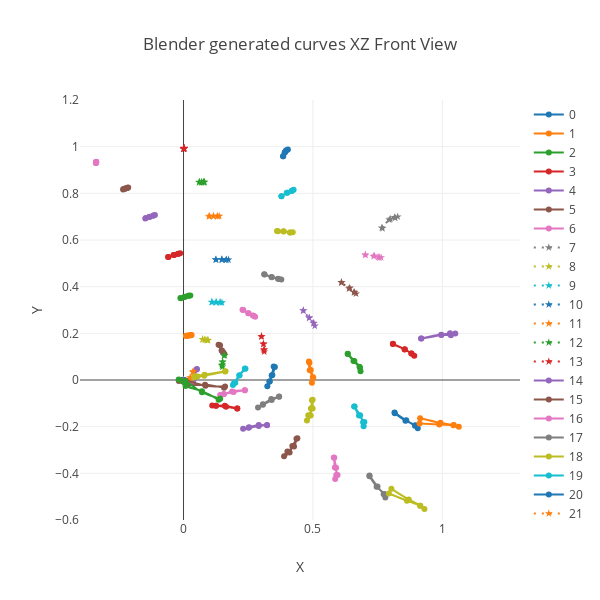

The code cell stored with this chart in its notebook:
### Code cell
nx = np.concatenate((nc[0], nc[1], nc[2], nc[3], nc[4], nc[5], nc[6]))
gx = gy.FormatNetworkToGraphColumns(nx, xOffset=0, yOffset=14, colPoints=7)

layout = go.Layout(
    title = 'Initial Curves',
    height = 600,
    width = 600,
    hovermode= 'closest',
    xaxis= dict(
        title= 'X',
        range = [-.4,1.3],
    ),
    yaxis=dict(
        title= 'Y',
        range = [-.6,1.2],
    )
)
layout.title = 'Blender generated curves XZ Front View'
f = gy.graphCurves(gx, layout, dashRange=range(7,14))
f = gy.graphCurves(gx, layout, dashRange=gy.rangeList([range(7,14),range(21,28)]))
offline.iplot(f)

### Figure 1 — Plotly figure (JSON) as saved in the notebook; plotly's stock layout.template omitted (floating-point values rounded to 4 significant figures)
{"data": [{"line": {"shape": "spline"}, "name": "0", "type": "scatter", "uid": "223f3449-b989-4c31-9376-c161b6156b25", "x": [-1.919e-08, 5.959e-05, 2.132e-06, 9.772e-06, 8.668e-06, 3.496e-05, 1.068e-09], "y": [4.778e-08, 7.342e-05, 2.779e-05, 3.187e-05, 4.368e-05, 4.538e-05, 1.58e-09]}, {"line": {"shape": "spline"}, "name": "1", "type": "scatter", "uid": "bde9d7b0-dda0-42b7-ad9d-ff497621c641", "x": [0.0094, 0.01802, 0.02683, 0.03121, 0.02764, 0.01925, 0.01017], "y": [0.1895, 0.1907, 0.1921, 0.1929, 0.1915, 0.1905, 0.1883]}, {"line": {"shape": "spline"}, "name": "2", "type": "scatter", "uid": "85e48d56-46e8-4e88-8ec0-3528a4bbbdc4", "x": [-0.01195, 0.005312, 0.01846, 0.02624, 0.01968, 0.003758, -0.01041], "y": [0.3513, 0.3572, 0.3613, 0.3624, 0.3609, 0.3557, 0.3506]}, {"line": {"shape": "spline"}, "name": "3", "type": "scatter", "uid": "cbbcf643-8ce2-4817-a887-be315a3a7403", "x": [-0.05974, -0.03614, -0.0215, -0.01318, -0.0211, -0.03841, -0.05803], "y": [0.5271, 0.5353, 0.5399, 0.5436, 0.5413, 0.5357, 0.5276]}, {"line": {"shape": "spline"}, "name": "4", "type": "scatter", "uid": "4ba5b7e2-78cb-4614-ac04-af8abde645c7", "x": [-0.1477, -0.1316, -0.1175, -0.1106, -0.1169, -0.1316, -0.1457], "y": [0.6922, 0.6991, 0.7043, 0.707, 0.705, 0.6999, 0.6944]}, {"line": {"shape": "spline"}, "name": "5", "type": "scatter", "uid": "7d740cf5-090b-4390-aa0b-537f5be5ee00", "x": [-0.2334, -0.2252, -0.2176, -0.2139, -0.2164, -0.2234, -0.2318], "y": [0.8169, 0.8198, 0.8227, 0.8249, 0.8241, 0.8213, 0.8186]}, {"line": {"shape": "spline"}, "name": "6", "type": "scatter", "uid": "05bbfc97-afd3-40b6-9684-aac88ca5c575", "x": [-0.3385, -0.338, -0.3375, -0.3373, -0.3376, -0.338, -0.3385], "y": [0.9305, 0.9324, 0.9341, 0.9352, 0.9341, 0.9324, 0.9305]}, {"line": {"dash": "2px,6px", "shape": "spline"}, "marker": {"symbol": "star"}, "name": "7", "type": "scatter", "uid": "7302cd3c-74f5-4824-b809-f1766c9f9920", "x": [-1.328e-09, 8.11e-05, 1.151e-05, 2.008e-05, 2.308e-05, 4.837e-05, 1.18e-09], "y": [5.14e-08, 4.861e-05, 2.538e-05, 2.661e-05, 3.808e-05, 3.069e-05, 1.184e-09]}, {"line": {"dash": "2px,6px", "shape": "spline"}, "marker": {"symbol": "star"}, "name": "8", "type": "scatter", "uid": "269d40a3-b080-4317-9efa-45d60a4a1ddf", "x": [0.07364, 0.08216, 0.09092, 0.0953, 0.09148, 0.08324, 0.07396], "y": [0.1749, 0.173, 0.1714, 0.1706, 0.1705, 0.1724, 0.1734]}, {"line": {"dash": "2px,6px", "shape": "spline"}, "marker": {"symbol": "star"}, "name": "9", "type": "scatter", "uid": "6557f9e3-b865-405f-b435-d77ce1186282", "x": [0.1089, 0.1272, 0.1409, 0.1486, 0.1419, 0.1252, 0.1101], "y": [0.3342, 0.3339, 0.3332, 0.3316, 0.3324, 0.3329, 0.333]}, {"line": {"dash": "2px,6px", "shape": "spline"}, "marker": {"symbol": "star"}, "name": "10", "type": "scatter", "uid": "53263670-5622-4174-addc-98896577ebc5", "x": [0.1242, 0.1491, 0.1644, 0.1735, 0.1653, 0.1471, 0.1259], "y": [0.5158, 0.5154, 0.5147, 0.5153, 0.5159, 0.5165, 0.5157]}, {"line": {"dash": "2px,6px", "shape": "spline"}, "marker": {"symbol": "star"}, "name": "11", "type": "scatter", "uid": "2d468529-e889-4da5-875b-2cb2da16abcc", "x": [0.09793, 0.1155, 0.1304, 0.1379, 0.1313, 0.1157, 0.1006], "y": [0.701, 0.7019, 0.702, 0.7022, 0.7025, 0.7027, 0.7024]}, {"line": {"dash": "2px,6px", "shape": "spline"}, "marker": {"symbol": "star"}, "name": "12", "type": "scatter", "uid": "fd5c2069-9a5e-41ae-bf31-95a3415d2fcb", "x": [0.06006, 0.06879, 0.07689, 0.08118, 0.0785, 0.07091, 0.06215], "y": [0.8475, 0.8473, 0.8475, 0.8483, 0.8484, 0.8482, 0.8485]}, {"line": {"dash": "2px,6px", "shape": "spline"}, "marker": {"symbol": "star"}, "name": "13", "type": "scatter", "uid": "e9c5365b-0810-4200-83b1-04e988b0d5d5", "x": [0.000153, 0.001305, 0.002337, 0.002922, 0.002261, 0.001256, 0.0001344], "y": [0.9901, 0.9917, 0.9932, 0.9942, 0.9932, 0.9918, 0.9902]}, {"line": {"shape": "spline"}, "name": "14", "type": "scatter", "uid": "33b2da5c-13be-4130-b8c4-a63645d8dd1c", "x": [0.05168, 0.03954, 0.03578, 0.03555, 0.03554, 0.03947, 0.05086], "y": [0.047, 0.004594, -0.01202, -0.01211, -0.01265, 0.004559, 0.04521]}, {"line": {"shape": "spline"}, "name": "15", "type": "scatter", "uid": "af661c0c-4966-4def-bd64-1cc1b73b3697", "x": [0.141, 0.1471, 0.1527, 0.158, 0.1534, 0.1481, 0.1354], "y": [0.1486, 0.1268, 0.118, 0.1115, 0.1177, 0.1262, 0.1508]}, {"line": {"shape": "spline"}, "name": "16", "type": "scatter", "uid": "c07c70d5-0ffe-4e1e-a4cf-3d0f63b3a7ce", "x": [0.2308, 0.2515, 0.2709, 0.2765, 0.2676, 0.25, 0.2278], "y": [0.3004, 0.286, 0.275, 0.2711, 0.2763, 0.2862, 0.3011]}, {"line": {"shape": "spline"}, "name": "17", "type": "scatter", "uid": "015a2597-5ec3-44d8-823c-3fe9ec2fa189", "x": [0.3131, 0.3398, 0.3648, 0.3779, 0.3679, 0.3411, 0.3117], "y": [0.4517, 0.4412, 0.4341, 0.4307, 0.4328, 0.4404, 0.4533]}, {"line": {"shape": "spline"}, "name": "18", "type": "scatter", "uid": "70cab71b-4f57-4893-ac6f-dad7813216f1", "x": [0.3649, 0.3869, 0.4126, 0.4219, 0.4107, 0.3863, 0.361], "y": [0.6378, 0.637, 0.632, 0.6329, 0.6326, 0.6362, 0.6387]}, {"line": {"shape": "spline"}, "name": "19", "type": "scatter", "uid": "4ee1531a-e15e-4102-8716-a5ab6e47b7ca", "x": [0.3783, 0.4013, 0.4182, 0.4253, 0.4184, 0.3991, 0.3785], "y": [0.788, 0.8022, 0.8105, 0.8156, 0.8115, 0.8026, 0.7875]}, {"line": {"shape": "spline"}, "name": "20", "type": "scatter", "uid": "19ca7bc6-afc7-4003-84a8-00404ed287b1", "x": [0.3849, 0.3911, 0.3964, 0.4032, 0.3966, 0.3911, 0.3845], "y": [0.9591, 0.9749, 0.9838, 0.9875, 0.9835, 0.9753, 0.9589]}, {"line": {"dash": "2px,6px", "shape": "spline"}, "marker": {"symbol": "star"}, "name": "21", "type": "scatter", "uid": "15e45d3c-9657-437b-97bb-440d139074ec", "x": [0.03571, 0.02831, 0.02584, 0.02726, 0.0246, 0.02504, 0.03775], "y": [0.03405, 0.01019, 0.002233, -0.002338, 6.289e-05, 0.009448, 0.03704]}, {"line": {"dash": "2px,6px", "shape": "spline"}, "marker": {"symbol": "star"}, "name": "22", "type": "scatter", "uid": "8e069b45-6dc0-44fe-9c55-02a4c7043154", "x": [0.1589, 0.1509, 0.1499, 0.1501, 0.1482, 0.1509, 0.1565], "y": [0.1062, 0.07704, 0.06528, 0.05627, 0.06274, 0.07836, 0.1051]}, {"line": {"dash": "2px,6px", "shape": "spline"}, "marker": {"symbol": "star"}, "name": "23", "type": "scatter", "uid": "94c9be91-5c2e-4e9a-8126-7a46615d421d", "x": [0.3014, 0.3089, 0.3107, 0.3115, 0.3112, 0.309, 0.301], "y": [0.1877, 0.1536, 0.1288, 0.1212, 0.1305, 0.1548, 0.1855]}, {"line": {"dash": "2px,6px", "shape": "spline"}, "marker": {"symbol": "star"}, "name": "24", "type": "scatter", "uid": "9a2ed2c4-873b-4599-8a93-c6357cfb947a", "x": [0.4633, 0.4853, 0.5036, 0.5071, 0.5023, 0.4858, 0.4623], "y": [0.2976, 0.2671, 0.2438, 0.2318, 0.2432, 0.2656, 0.2974]}, {"line": {"dash": "2px,6px", "shape": "spline"}, "marker": {"symbol": "star"}, "name": "25", "type": "scatter", "uid": "66ef851f-7308-4c5d-a64f-799e37b37312", "x": [0.6105, 0.6425, 0.6584, 0.6664, 0.6606, 0.6394, 0.6098], "y": [0.4173, 0.3946, 0.3767, 0.3699, 0.3753, 0.3918, 0.4187]}, {"line": {"dash": "2px,6px", "shape": "spline"}, "marker": {"symbol": "star"}, "name": "26", "type": "scatter", "uid": "4cadcd5f-5a84-497f-b4ab-b97b890ee1d6", "x": [0.7023, 0.7378, 0.7525, 0.7633, 0.7566, 0.7342, 0.7024], "y": [0.5351, 0.532, 0.5268, 0.525, 0.5247, 0.5303, 0.537]}, {"line": {"dash": "2px,6px", "shape": "spline"}, "marker": {"symbol": "star"}, "name": "27", "type": "scatter", "uid": "1dceb010-8314-472e-a997-1f76ffcfb027", "x": [0.7688, 0.7948, 0.8179, 0.8275, 0.8151, 0.7987, 0.766], "y": [0.6501, 0.6868, 0.6949, 0.6999, 0.6969, 0.6897, 0.6527]}, {"line": {"shape": "spline"}, "name": "28", "type": "scatter", "uid": "76ae5179-3dd2-47f7-af0e-305ed44de781", "x": [0.1624, 0.08125, 0.04442, 0.04097, 0.05361, 0.08011, 0.1601], "y": [0.038, 0.02259, 0.01609, 0.01064, 0.01456, 0.01859, 0.03634]}, {"line": {"shape": "spline"}, "name": "29", "type": "scatter", "uid": "d06a1741-6b49-4206-b9f1-98516499ade9", "x": [0.2393, 0.2158, 0.1952, 0.1909, 0.2, 0.2159, 0.2369], "y": [0.04787, 0.01959, -0.01314, -0.02157, -0.01134, 0.02016, 0.04958]}, {"line": {"shape": "spline"}, "name": "30", "type": "scatter", "uid": "e69f0cab-c712-4920-b742-7a5dfa010107", "x": [0.3483, 0.3405, 0.3332, 0.3238, 0.3319, 0.3432, 0.353], "y": [0.05793, 0.01935, -0.006247, -0.02711, -0.006526, 0.0212, 0.05572]}, {"line": {"shape": "spline"}, "name": "31", "type": "scatter", "uid": "70c06107-e1df-4b90-a648-c08f043edbb2", "x": [0.4844, 0.4876, 0.5011, 0.496, 0.4994, 0.4919, 0.4864], "y": [0.07972, 0.04199, 0.00935, -0.0118, 0.01277, 0.04314, 0.07422]}, {"line": {"shape": "spline"}, "name": "32", "type": "scatter", "uid": "20fcb7ba-803d-4933-b143-c67ac74a3feb", "x": [0.6346, 0.6567, 0.6818, 0.6839, 0.68, 0.6599, 0.6344], "y": [0.1124, 0.08154, 0.05261, 0.03752, 0.05674, 0.08157, 0.1111]}, {"line": {"shape": "spline"}, "name": "33", "type": "scatter", "uid": "65827ce1-1dfc-4f47-a347-7b81d04ec9f5", "x": [0.8092, 0.8551, 0.8802, 0.8915, 0.8808, 0.854, 0.8087], "y": [0.1551, 0.1314, 0.1138, 0.1036, 0.1134, 0.1311, 0.1538]}, {"line": {"shape": "spline"}, "name": "34", "type": "scatter", "uid": "79a86b4e-9d69-4685-af47-c8cdaebe912f", "x": [0.9175, 0.9961, 1.03, 1.05, 1.033, 0.9956, 0.9192], "y": [0.1776, 0.1927, 0.2007, 0.1993, 0.1916, 0.1942, 0.1781]}, {"line": {"shape": "spline"}, "name": "35", "type": "scatter", "uid": "622536b3-4263-4c65-83cd-84d6a34a8f77", "x": [0.1566, 0.08314, 0.01606, -0.01826, 0.007939, 0.08495, 0.1605], "y": [-0.03338, -0.02055, -0.021, -0.004459, -0.002029, -0.02477, -0.02735]}, {"line": {"shape": "spline"}, "name": "36", "type": "scatter", "uid": "79898bc6-ded2-4812-befd-bb46b90a6124", "x": [0.2373, 0.1878, 0.1561, 0.1416, 0.1547, 0.1935, 0.2365], "y": [-0.0441, -0.04934, -0.06009, -0.06437, -0.06114, -0.05137, -0.04423]}, {"line": {"shape": "spline"}, "name": "37", "type": "scatter", "uid": "f8141621-c47d-4bf5-ad6c-80e6908898be", "x": [0.3694, 0.3389, 0.3069, 0.2878, 0.3064, 0.3407, 0.3692], "y": [-0.07204, -0.08173, -0.1038, -0.1176, -0.1066, -0.08584, -0.07102]}, {"line": {"shape": "spline"}, "name": "38", "type": "scatter", "uid": "a51a3806-ee62-43f2-bbce-84c4da130200", "x": [0.496, 0.4987, 0.482, 0.4768, 0.4915, 0.4919, 0.4989], "y": [-0.08697, -0.1217, -0.1507, -0.1739, -0.1522, -0.1223, -0.08449]}, {"line": {"shape": "spline"}, "name": "39", "type": "scatter", "uid": "8b477021-8a35-4448-9626-4f57e418b9d3", "x": [0.6592, 0.6822, 0.6937, 0.6959, 0.6987, 0.6779, 0.6611], "y": [-0.1132, -0.1515, -0.1808, -0.1987, -0.1795, -0.1526, -0.1136]}, {"line": {"shape": "spline"}, "name": "40", "type": "scatter", "uid": "91ea65e8-1316-45f7-9121-e5fab64a9f56", "x": [0.8152, 0.8605, 0.8942, 0.9051, 0.8958, 0.8574, 0.8162], "y": [-0.1392, -0.173, -0.1959, -0.2069, -0.194, -0.1743, -0.142]}, {"line": {"shape": "spline"}, "name": "41", "type": "scatter", "uid": "f100e0f2-5af8-465c-bb49-0f4e893e69f7", "x": [0.9141, 0.9928, 1.044, 1.064, 1.043, 0.988, 0.912], "y": [-0.1636, -0.1835, -0.1932, -0.2008, -0.1938, -0.1909, -0.1859]}, {"line": {"shape": "spline"}, "name": "42", "type": "scatter", "uid": "1742a0c2-0f15-4cae-a7c6-a5e24f915d69", "x": [0.1357, 0.0711, 0.007908, -0.01868, 0.006766, 0.07136, 0.1415], "y": [-0.08492, -0.04774, -0.02522, 0.002056, -0.004622, -0.05233, -0.08059]}, {"line": {"shape": "spline"}, "name": "43", "type": "scatter", "uid": "1c2626ef-537d-4672-950f-85900e3f3b89", "x": [0.2079, 0.1596, 0.1262, 0.111, 0.1245, 0.1643, 0.2072], "y": [-0.1226, -0.1106, -0.1099, -0.1089, -0.1104, -0.1144, -0.1225]}, {"line": {"shape": "spline"}, "name": "44", "type": "scatter", "uid": "99d719e6-12d6-43c7-a4d3-a0c972ae6070", "x": [0.3225, 0.2905, 0.2529, 0.2302, 0.2514, 0.2908, 0.3227], "y": [-0.194, -0.1927, -0.2025, -0.209, -0.2049, -0.1972, -0.193]}, {"line": {"shape": "spline"}, "name": "45", "type": "scatter", "uid": "9f72f12c-0c4b-4f55-a870-a35071685188", "x": [0.4364, 0.427, 0.4014, 0.3885, 0.4098, 0.4204, 0.4399], "y": [-0.2514, -0.2849, -0.3064, -0.3265, -0.3111, -0.2832, -0.25]}, {"line": {"shape": "spline"}, "name": "46", "type": "scatter", "uid": "e975e340-7727-4105-a60d-5da318233ea1", "x": [0.5807, 0.5893, 0.5901, 0.586, 0.5952, 0.5848, 0.5823], "y": [-0.3318, -0.3757, -0.4072, -0.4247, -0.4077, -0.3752, -0.3329]}, {"line": {"shape": "spline"}, "name": "47", "type": "scatter", "uid": "9a45cf4d-bf80-4620-a127-55aaed6b8914", "x": [0.7184, 0.7495, 0.7733, 0.7797, 0.7754, 0.7461, 0.7184], "y": [-0.4096, -0.4569, -0.4899, -0.504, -0.4887, -0.457, -0.4126]}, {"line": {"shape": "spline"}, "name": "48", "type": "scatter", "uid": "a6fdd015-f34f-4db3-ae38-8185a9bb3c17", "x": [0.803, 0.8702, 0.915, 0.9307, 0.9138, 0.8631, 0.7934], "y": [-0.4663, -0.5119, -0.5387, -0.5524, -0.5389, -0.5173, -0.4866]}], "layout": {"height": 600, "hovermode": "closest", "title": {"text": "Blender generated curves XZ Front View"}, "width": 600, "xaxis": {"range": [-0.4, 1.3], "title": {"text": "X"}}, "yaxis": {"range": [-0.6, 1.2], "title": {"text": "Y"}}}}
